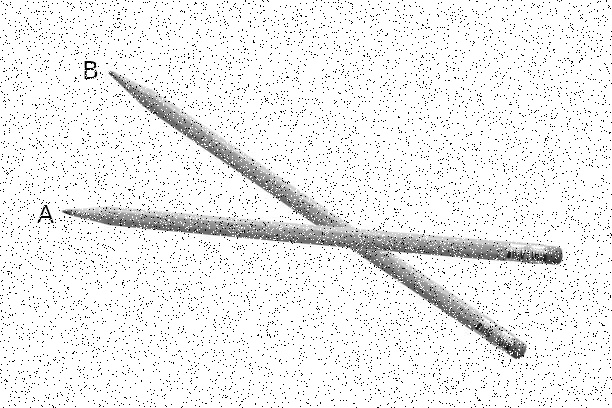
#> input picture 2_pencils.jpg, 612 x 408 px
$ python main.py
#> lines starting #> are read from the running program, lines starting #| are printed output that depends on the picture; after the words box and inside, x2 and y2 are one past the last pixel; in counts of white or black regions, pixels touching at a corner belong together
import cv2
import numpy as np

# Load the image
img = cv2.imread('2_pencils.jpg')
#> img is the input picture: shape (408, 612, 3); min 0, max 255, mean 238

# Convert the image to grayscale
gray = cv2.cvtColor(img, cv2.COLOR_BGR2GRAY)

# Apply Canny edge detection
edges = cv2.Canny(gray, 50, 150)
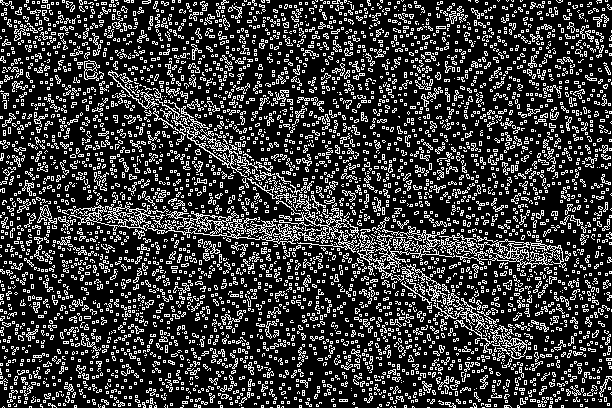
#> edges: shape (408, 612); 22.3% white in thin lines or dots

# Find contours in the edge map
contours, _ = cv2.findContours(edges, cv2.RETR_TREE, cv2.CHAIN_APPROX_SIMPLE)
#> contours = 10247 contours, 10080 with area under 20; largest, box (x1, y1, x2, y2) and area: (68, 204, 304, 245) 1925, (276, 194, 455, 282) 938, (433, 298, 527, 359) 618, (478, 239, 566, 268) 548, (153, 106, 247, 177) 366

# Filter out contours that are not pencil-like
pencil_contours = []
for contour in contours:
    area = cv2.contourArea(contour)
    x, y, w, h = cv2.boundingRect(contour)
    aspect_ratio = float(w)/h
    if area > 50 and aspect_ratio > 1:
        pencil_contours.append(contour)
#> this loop made 10247 passes
#> (area, x, y, w, h, aspect_ratio) on pass 2648: (617.5, 433, 298, 94, 61, 1.54)
#> after the loop, pencil_contours = 18 contours; largest, box (x1, y1, x2, y2) and area: (68, 204, 304, 245) 1925, (276, 194, 455, 282) 938, (433, 298, 527, 359) 618, (478, 239, 566, 268) 548, (153, 106, 247, 177) 366

# Find the length of each pencil
pencil_lengths = []
for contour in pencil_contours:
    rect = cv2.minAreaRect(contour)
    (x, y), (w, h), angle = rect
    length = max(w, h)
    pencil_lengths.append(length * 0.1)  # convert px to mm
#> this loop made 18 passes
#> (x, y, w, h, angle, length) on passes 1 to 12: (479.2, 329, 34.51, 103.6, -57.14, 103.6), (521.5, 253, 28, 87, -90, 87), (505.7, 258.8, 5.64, 20.61, -77.47, 20.61), (511.7, 246, 10.79, 28.16, -82.87, 28.16), (463, 247.5, 23.81, 52.02, -76.61, 52.02), (465.7, 247.4, 7.65, 15.62, -51.34, 15.62), (185.6, 221.5, 28.92, 235.1, -85.26, 235.1), (276.9, 235.3, 13.82, 30.83, -51.84, 30.83), (132, 223.5, 7, 14, -90, 14), (202.4, 226.7, 14.47, 27.51, -86.42, 27.51), (211.4, 218.2, 29.14, 7.67, -4.4, 29.14), (128, 217, 10, 24, -90, 24)
#> after the loop, pencil_lengths = [10.36, 8.7, 2.06, 2.82, 5.2, 1.56, 23.51, 3.08, 1.4, 2.75, 2.91, 2.4, 1.7, 18.62, 1.39, 11.51, 5.93, 1.2]

# Find the angle between the two pencils
pencil_angles = []
for contour in pencil_contours:
    rect = cv2.minAreaRect(contour)
    (x, y), (w, h), angle = rect
    pencil_angles.append(angle)
#> this loop made 18 passes
#> (x, y, w, h, angle) on passes 1 to 12: (479.2, 329, 34.51, 103.6, -57.14), (521.5, 253, 28, 87, -90), (505.7, 258.8, 5.64, 20.61, -77.47), (511.7, 246, 10.79, 28.16, -82.87), (463, 247.5, 23.81, 52.02, -76.61), (465.7, 247.4, 7.65, 15.62, -51.34), (185.6, 221.5, 28.92, 235.1, -85.26), (276.9, 235.3, 13.82, 30.83, -51.84), (132, 223.5, 7, 14, -90), (202.4, 226.7, 14.47, 27.51, -86.42), (211.4, 218.2, 29.14, 7.67, -4.4), (128, 217, 10, 24, -90)
#> after the loop, pencil_angles = [-57.14, -90, -77.47, -82.87, -76.61, -51.34, -85.26, -51.84, -90, -86.42, -4.4, -90, -7.13, -74.5, -56.31, -51.2, -54.46, -90]
angle_between_pencils = abs(pencil_angles[0] - pencil_angles[1])
#> angle_between_pencils = 32.86

# Create a mask image
mask1 = np.zeros_like(img)
cv2.drawContours(mask1, [pencil_contours[0]], -1, (255, 255, 255), -1)
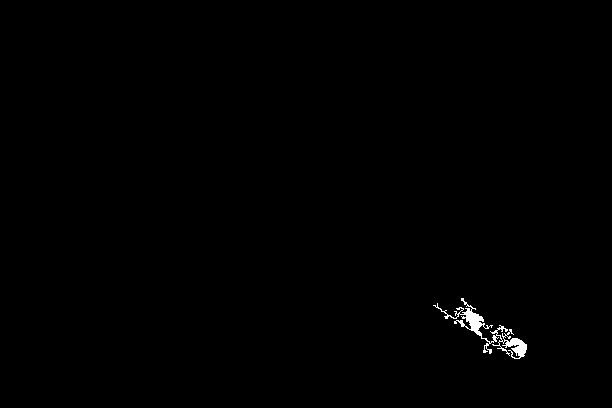
#> mask1: shape (408, 612, 3); 0.4% white; 1 white region, box (x1, y1, x2, y2) and area: (433, 298, 527, 359) 1001
mask2 = np.zeros_like(img)
cv2.drawContours(mask2, [pencil_contours[1]], -1, (255, 255, 255), -1)
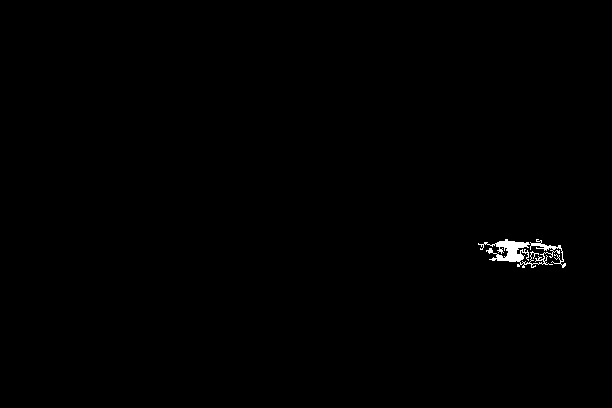
#> mask2: shape (408, 612, 3); 0.38% white; 1 white region, box (x1, y1, x2, y2) and area: (478, 239, 566, 268) 947
intersection = cv2.bitwise_and(mask1, mask2)
#> intersection: shape (408, 612, 3); every value is 0

# Highlight the region of interference and draw the pencil lengths
cv2.drawContours(img, pencil_contours, -1, (0, 255, 0), 2)
cv2.drawContours(img, [pencil_contours[0]], -1, (0, 0, 255), 2)
cv2.putText(img, f"Pencil A: {pencil_lengths[0]:.2f} mm", (10, 20), cv2.FONT_HERSHEY_SIMPLEX, 0.5, (0, 0, 0), 2)
cv2.putText(img, f"Pencil B: {pencil_lengths[1]:.2f} mm", (10, 40), cv2.FONT_HERSHEY_SIMPLEX, 0.5, (0, 0, 0), 2)
cv2.putText(img, f"Angle: {angle_between_pencils:.2f} deg", (10, 60), cv2.FONT_HERSHEY_SIMPLEX, 0.5, (0, 0, 0), 2)
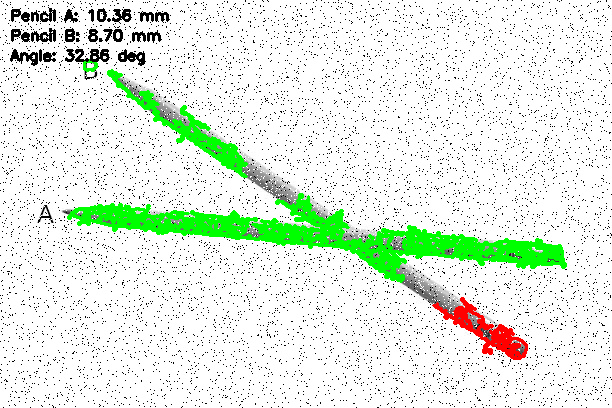
#> img: shape (408, 612, 3); mean B, G, R 224.9, 238.9, 226.7

# Display the output
cv2.imshow('Pencils', img)
cv2.waitKey(0)
cv2.destroyAllWindows()
